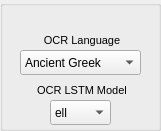
   <widget class="QGroupBox" name="OCRgroupBox">
    <property name="geometry">
     <rect>
      <x>580</x>
      <y>80</y>
      <width>161</width>
      <height>131</height>
     </rect>
    </property>
    <property name="title">
     <string/>
    </property>
    <widget class="QComboBox" name="OCRlangComboBox">
     <property name="geometry">
      <rect>
       <x>20</x>
       <y>50</y>
       <width>121</width>
       <height>25</height>
      </rect>
     </property>
     <property name="toolTip">
      <string>Select OCR language</string>
     </property>
     <property name="locale">
      <locale language="English" country="UnitedStates"/>
     </property>
     <property name="editable">
      <bool>false</bool>
     </property>
     <item>
      <property name="text">
       <string>Ancient Greek</string>
      </property>
     </item>
     <item>
      <property name="text">
       <string>Middle Greek</string>
      </property>
     </item>
     <item>
      <property name="text">
       <string>Modern Greek</string>
      </property>
     </item>
     <item>
      <property name="text">
       <string>Hebrew</string>
      </property>
     </item>
     <item>
      <property name="text">
       <string>Latin</string>
      </property>
     </item>
    </widget>
    <widget class="QLabel" name="OCRlanglabel">
     <property name="geometry">
      <rect>
       <x>40</x>
       <y>30</y>
       <width>81</width>
       <height>20</height>
      </rect>
     </property>
     <property name="font">
      <font>
       <pointsize>8</pointsize>
      </font>
     </property>
     <property name="text">
      <string> OCR Language</string>
     </property>
     <property name="alignment">
      <set>Qt::AlignCenter</set>
     </property>
    </widget>
    <widget class="QLabel" name="OCRModellabel">
     <property name="geometry">
      <rect>
       <x>30</x>
       <y>80</y>
       <width>101</width>
       <height>20</height>
      </rect>
     </property>
     <property name="font">
      <font>
       <pointsize>8</pointsize>
      </font>
     </property>
     <property name="toolTip">
      <string>Select OCR LSTM model</string>
     </property>
     <property name="text">
      <string> OCR LSTM Model</string>
     </property>
     <property name="alignment">
      <set>Qt::AlignCenter</set>
     </property>
    </widget>
    <widget class="QComboBox" name="OCRModelComboBox">
     <property name="geometry">
      <rect>
       <x>50</x>
       <y>100</y>
       <width>61</width>
       <height>25</height>
      </rect>
     </property>
     <property name="toolTip">
      <string>Select OCR language model</string>
     </property>
     <property name="locale">
      <locale language="English" country="UnitedStates"/>
     </property>
     <property name="editable">
      <bool>false</bool>
     </property>
     <item>
      <property name="text">
       <string>ell</string>
      </property>
     </item>
     <item>
      <property name="text">
       <string>grc</string>
      </property>
     </item>
     <item>
      <property name="text">
       <string>feg</string>
      </property>
     </item>
     <item>
      <property name="text">
       <string>heb</string>
      </property>
     </item>
     <item>
      <property name="text">
       <string>feh</string>
      </property>
     </item>
     <item>
      <property name="text">
       <string>lat</string>
      </property>
     </item>
     <item>
      <property name="text">
       <string>fel</string>
      </property>
     </item>
    </widget>
   </widget>
